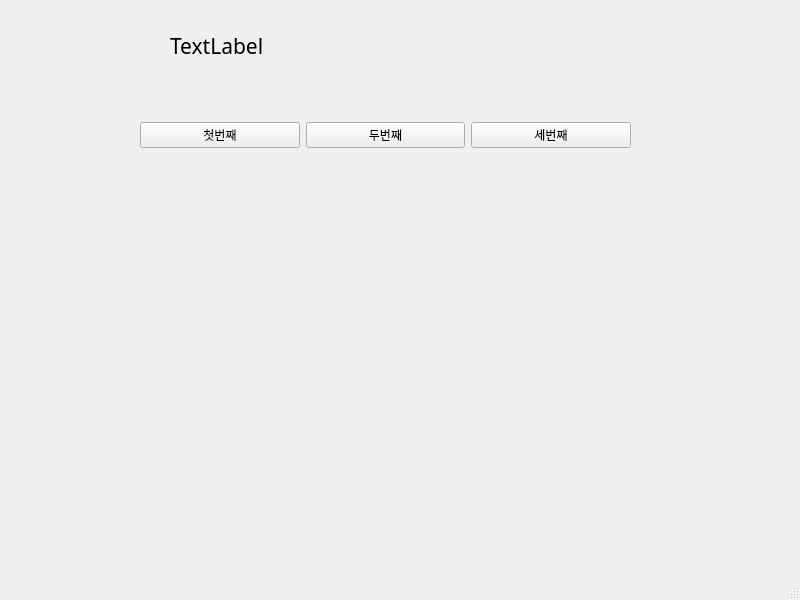
<?xml version="1.0" encoding="UTF-8"?>
<ui version="4.0">
 <class>MainWindow</class>
 <widget class="QMainWindow" name="MainWindow">
  <property name="geometry">
   <rect>
    <x>0</x>
    <y>0</y>
    <width>800</width>
    <height>600</height>
   </rect>
  </property>
  <property name="windowTitle">
   <string>MainWindow</string>
  </property>
  <widget class="QWidget" name="centralwidget">
   <widget class="QWidget" name="horizontalLayoutWidget">
    <property name="geometry">
     <rect>
      <x>140</x>
      <y>80</y>
      <width>491</width>
      <height>111</height>
     </rect>
    </property>
    <layout class="QHBoxLayout" name="horizontalLayout">
     <item>
      <widget class="QPushButton" name="pushButton_3">
       <property name="text">
        <string>첫번째</string>
       </property>
      </widget>
     </item>
     <item>
      <widget class="QPushButton" name="pushButton_2">
       <property name="text">
        <string>두번째</string>
       </property>
      </widget>
     </item>
     <item>
      <widget class="QPushButton" name="pushButton">
       <property name="text">
        <string>세번째</string>
       </property>
      </widget>
     </item>
    </layout>
   </widget>
   <widget class="QLabel" name="label">
    <property name="geometry">
     <rect>
      <x>170</x>
      <y>30</y>
      <width>251</width>
      <height>31</height>
     </rect>
    </property>
    <property name="font">
     <font>
      <family>돋움</family>
      <pointsize>16</pointsize>
     </font>
    </property>
    <property name="text">
     <string>TextLabel</string>
    </property>
   </widget>
  </widget>
  <widget class="QMenuBar" name="menubar">
   <property name="geometry">
    <rect>
     <x>0</x>
     <y>0</y>
     <width>800</width>
     <height>21</height>
    </rect>
   </property>
  </widget>
  <widget class="QStatusBar" name="statusbar"/>
 </widget>
 <resources/>
 <connections>
  <connection>
   <sender>pushButton_3</sender>
   <signal>clicked()</signal>
   <receiver>MainWindow</receiver>
   <slot>firstClick()</slot>
   <hints>
    <hint type="sourcelabel">
     <x>219</x>
     <y>160</y>
    </hint>
    <hint type="destinationlabel">
     <x>249</x>
     <y>211</y>
    </hint>
   </hints>
  </connection>
  <connection>
   <sender>pushButton_2</sender>
   <signal>clicked()</signal>
   <receiver>MainWindow</receiver>
   <slot>secondClick()</slot>
   <hints>
    <hint type="sourcelabel">
     <x>377</x>
     <y>159</y>
    </hint>
    <hint type="destinationlabel">
     <x>414</x>
     <y>199</y>
    </hint>
   </hints>
  </connection>
  <connection>
   <sender>pushButton</sender>
   <signal>clicked()</signal>
   <receiver>MainWindow</receiver>
   <slot>thirdClick()</slot>
   <hints>
    <hint type="sourcelabel">
     <x>539</x>
     <y>150</y>
    </hint>
    <hint type="destinationlabel">
     <x>610</x>
     <y>195</y>
    </hint>
   </hints>
  </connection>
 </connections>
 <slots>
  <slot>firstClick()</slot>
  <slot>secondClick()</slot>
  <slot>thirdClick()</slot>
 </slots>
</ui>
